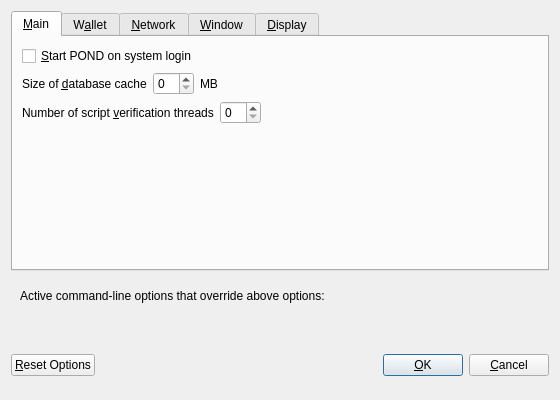
<?xml version="1.0" encoding="UTF-8"?>
<ui version="4.0">
 <class>OptionsDialog</class>
 <widget class="QDialog" name="OptionsDialog">
  <property name="geometry">
   <rect>
    <x>0</x>
    <y>0</y>
    <width>560</width>
    <height>400</height>
   </rect>
  </property>
  <property name="windowTitle">
   <string>Options</string>
  </property>
  <property name="modal">
   <bool>true</bool>
  </property>
  <layout class="QVBoxLayout" name="verticalLayout">
   <item>
    <widget class="QTabWidget" name="tabWidget">
     <property name="currentIndex">
      <number>0</number>
     </property>
     <widget class="QWidget" name="tabMain">
      <attribute name="title">
       <string>&amp;Main</string>
      </attribute>
      <layout class="QVBoxLayout" name="verticalLayout_Main">
       <item>
        <widget class="QCheckBox" name="bitcoinAtStartup">
         <property name="toolTip">
          <string>Automatically start POND after logging in to the system.</string>
         </property>
         <property name="text">
          <string>&amp;Start POND on system login</string>
         </property>
        </widget>
       </item>
       <item>
        <layout class="QHBoxLayout" name="horizontalLayout_2_Main">
         <item>
          <widget class="QLabel" name="databaseCacheLabel">
           <property name="text">
            <string>Size of &amp;database cache</string>
           </property>
           <property name="textFormat">
            <enum>Qt::PlainText</enum>
           </property>
           <property name="buddy">
            <cstring>databaseCache</cstring>
           </property>
          </widget>
         </item>
         <item>
          <widget class="QSpinBox" name="databaseCache"/>
         </item>
         <item>
          <widget class="QLabel" name="databaseCacheUnitLabel">
           <property name="text">
            <string>MB</string>
           </property>
           <property name="textFormat">
            <enum>Qt::PlainText</enum>
           </property>
          </widget>
         </item>
         <item>
          <spacer name="horizontalSpacer_2_Main">
           <property name="orientation">
            <enum>Qt::Horizontal</enum>
           </property>
           <property name="sizeHint" stdset="0">
            <size>
             <width>40</width>
             <height>20</height>
            </size>
           </property>
          </spacer>
         </item>
        </layout>
       </item>
       <item>
        <layout class="QHBoxLayout" name="horizontalLayout_3_Main">
         <item>
          <widget class="QLabel" name="threadsScriptVerifLabel">
           <property name="text">
            <string>Number of script &amp;verification threads</string>
           </property>
           <property name="textFormat">
            <enum>Qt::PlainText</enum>
           </property>
           <property name="buddy">
            <cstring>threadsScriptVerif</cstring>
           </property>
          </widget>
         </item>
         <item>
          <widget class="QSpinBox" name="threadsScriptVerif">
           <property name="toolTip">
            <string>(0 = auto, &lt;0 = leave that many cores free)</string>
           </property>
          </widget>
         </item>
         <item>
          <spacer name="horizontalSpacer_3_Main">
           <property name="orientation">
            <enum>Qt::Horizontal</enum>
           </property>
           <property name="sizeHint" stdset="0">
            <size>
             <width>40</width>
             <height>20</height>
            </size>
           </property>
          </spacer>
         </item>
        </layout>
       </item>
       <item>
        <spacer name="verticalSpacer_Main">
         <property name="orientation">
          <enum>Qt::Vertical</enum>
         </property>
         <property name="sizeHint" stdset="0">
          <size>
           <width>20</width>
           <height>40</height>
          </size>
         </property>
        </spacer>
       </item>
      </layout>
     </widget>
     <widget class="QWidget" name="tabWallet">
      <attribute name="title">
       <string>W&amp;allet</string>
      </attribute>
      <layout class="QVBoxLayout" name="verticalLayout_Wallet">
       <item>
        <widget class="QLabel" name="transactionFeeInfoLabel">
         <property name="text">
          <string>Optional transaction fee per kB that helps make sure your transactions are processed quickly. Most transactions are 1 kB.</string>
         </property>
         <property name="textFormat">
          <enum>Qt::PlainText</enum>
         </property>
         <property name="wordWrap">
          <bool>true</bool>
         </property>
        </widget>
       </item>
       <item>
        <layout class="QHBoxLayout" name="horizontalLayout_1_Wallet">
         <item>
          <widget class="QLabel" name="transactionFeeLabel">
           <property name="text">
            <string>Pay transaction &amp;fee</string>
           </property>
           <property name="textFormat">
            <enum>Qt::PlainText</enum>
           </property>
           <property name="buddy">
            <cstring>transactionFee</cstring>
           </property>
          </widget>
         </item>
         <item>
          <widget class="BitcoinAmountField" name="transactionFee"/>
         </item>
         <item>
          <spacer name="horizontalSpacer_1_Wallet">
           <property name="orientation">
            <enum>Qt::Horizontal</enum>
           </property>
           <property name="sizeHint" stdset="0">
            <size>
             <width>40</width>
             <height>20</height>
            </size>
           </property>
          </spacer>
         </item>
        </layout>
       </item>
       <item>
        <spacer name="verticalSpacer_Wallet">
         <property name="orientation">
          <enum>Qt::Vertical</enum>
         </property>
         <property name="sizeHint" stdset="0">
          <size>
           <width>20</width>
           <height>40</height>
          </size>
         </property>
        </spacer>
       </item>
       <item>
        <widget class="QGroupBox" name="groupBox">
         <property name="title">
          <string>Expert</string>
         </property>
         <layout class="QVBoxLayout" name="verticalLayout_2">
          <item>
           <widget class="QCheckBox" name="coinControlFeatures">
            <property name="toolTip">
             <string>Whether to show coin control features or not.</string>
            </property>
            <property name="text">
             <string>Enable coin &amp;control features</string>
            </property>
           </widget>
          </item>
          <item>
           <widget class="QCheckBox" name="spendZeroConfChange">
            <property name="toolTip">
             <string>If you disable the spending of unconfirmed change, the change from a transaction cannot be used until that transaction has at least one confirmation. This also affects how your balance is computed.</string>
            </property>
            <property name="text">
             <string>&amp;Spend unconfirmed change</string>
            </property>
           </widget>
          </item>
         </layout>
        </widget>
       </item>
      </layout>
     </widget>
     <widget class="QWidget" name="tabNetwork">
      <attribute name="title">
       <string>&amp;Network</string>
      </attribute>
      <layout class="QVBoxLayout" name="verticalLayout_Network">
       <item>
        <widget class="QCheckBox" name="mapPortUpnp">
         <property name="toolTip">
          <string>Automatically open the POND client port on the router. This only works when your router supports UPnP and it is enabled.</string>
         </property>
         <property name="text">
          <string>Map port using &amp;UPnP</string>
         </property>
        </widget>
       </item>
       <item>
        <widget class="QCheckBox" name="connectSocks">
         <property name="toolTip">
          <string>Connect to the POND network through a SOCKS proxy.</string>
         </property>
         <property name="text">
          <string>&amp;Connect through SOCKS proxy (default proxy):</string>
         </property>
        </widget>
       </item>
       <item>
        <layout class="QHBoxLayout" name="horizontalLayout_1_Network">
         <item>
          <widget class="QLabel" name="proxyIpLabel">
           <property name="text">
            <string>Proxy &amp;IP:</string>
           </property>
           <property name="textFormat">
            <enum>Qt::PlainText</enum>
           </property>
           <property name="buddy">
            <cstring>proxyIp</cstring>
           </property>
          </widget>
         </item>
         <item>
          <widget class="QValidatedLineEdit" name="proxyIp">
           <property name="minimumSize">
            <size>
             <width>140</width>
             <height>0</height>
            </size>
           </property>
           <property name="maximumSize">
            <size>
             <width>140</width>
             <height>16777215</height>
            </size>
           </property>
           <property name="toolTip">
            <string>IP address of the proxy (e.g. IPv4: 127.0.0.1 / IPv6: ::1)</string>
           </property>
          </widget>
         </item>
         <item>
          <widget class="QLabel" name="proxyPortLabel">
           <property name="text">
            <string>&amp;Port:</string>
           </property>
           <property name="textFormat">
            <enum>Qt::PlainText</enum>
           </property>
           <property name="buddy">
            <cstring>proxyPort</cstring>
           </property>
          </widget>
         </item>
         <item>
          <widget class="QLineEdit" name="proxyPort">
           <property name="minimumSize">
            <size>
             <width>55</width>
             <height>0</height>
            </size>
           </property>
           <property name="maximumSize">
            <size>
             <width>55</width>
             <height>16777215</height>
            </size>
           </property>
           <property name="toolTip">
            <string>Port of the proxy (e.g. 9050)</string>
           </property>
          </widget>
         </item>
         <item>
          <widget class="QLabel" name="socksVersionLabel">
           <property name="text">
            <string>SOCKS &amp;Version:</string>
           </property>
           <property name="textFormat">
            <enum>Qt::PlainText</enum>
           </property>
           <property name="buddy">
            <cstring>socksVersion</cstring>
           </property>
          </widget>
         </item>
         <item>
          <widget class="QValueComboBox" name="socksVersion">
           <property name="toolTip">
            <string>SOCKS version of the proxy (e.g. 5)</string>
           </property>
          </widget>
         </item>
         <item>
          <spacer name="horizontalSpacer_1_Network">
           <property name="orientation">
            <enum>Qt::Horizontal</enum>
           </property>
           <property name="sizeHint" stdset="0">
            <size>
             <width>40</width>
             <height>20</height>
            </size>
           </property>
          </spacer>
         </item>
        </layout>
       </item>
       <item>
        <spacer name="verticalSpacer_Network">
         <property name="orientation">
          <enum>Qt::Vertical</enum>
         </property>
         <property name="sizeHint" stdset="0">
          <size>
           <width>20</width>
           <height>40</height>
          </size>
         </property>
        </spacer>
       </item>
      </layout>
     </widget>
     <widget class="QWidget" name="tabWindow">
      <attribute name="title">
       <string>&amp;Window</string>
      </attribute>
      <layout class="QVBoxLayout" name="verticalLayout_Window">
       <item>
        <widget class="QCheckBox" name="minimizeToTray">
         <property name="toolTip">
          <string>Show only a tray icon after minimizing the window.</string>
         </property>
         <property name="text">
          <string>&amp;Minimize to the tray instead of the taskbar</string>
         </property>
        </widget>
       </item>
       <item>
        <widget class="QCheckBox" name="minimizeOnClose">
         <property name="toolTip">
          <string>Minimize instead of exit the application when the window is closed. When this option is enabled, the application will be closed only after selecting Quit in the menu.</string>
         </property>
         <property name="text">
          <string>M&amp;inimize on close</string>
         </property>
        </widget>
       </item>
       <item>
        <spacer name="verticalSpacer_Window">
         <property name="orientation">
          <enum>Qt::Vertical</enum>
         </property>
         <property name="sizeHint" stdset="0">
          <size>
           <width>20</width>
           <height>40</height>
          </size>
         </property>
        </spacer>
       </item>
      </layout>
     </widget>
     <widget class="QWidget" name="tabDisplay">
      <attribute name="title">
       <string>&amp;Display</string>
      </attribute>
      <layout class="QVBoxLayout" name="verticalLayout_Display">
       <item>
        <layout class="QHBoxLayout" name="horizontalLayout_1_Display">
         <item>
          <widget class="QLabel" name="langLabel">
           <property name="text">
            <string>User Interface &amp;language:</string>
           </property>
           <property name="textFormat">
            <enum>Qt::PlainText</enum>
           </property>
           <property name="buddy">
            <cstring>lang</cstring>
           </property>
          </widget>
         </item>
         <item>
          <widget class="QValueComboBox" name="lang">
           <property name="toolTip">
            <string>The user interface language can be set here. This setting will take effect after restarting POND.</string>
           </property>
          </widget>
         </item>
        </layout>
       </item>
       <item>
        <layout class="QHBoxLayout" name="horizontalLayout_2_Display">
         <item>
          <widget class="QLabel" name="unitLabel">
           <property name="text">
            <string>&amp;Unit to show amounts in:</string>
           </property>
           <property name="textFormat">
            <enum>Qt::PlainText</enum>
           </property>
           <property name="buddy">
            <cstring>unit</cstring>
           </property>
          </widget>
         </item>
         <item>
          <widget class="QValueComboBox" name="unit">
           <property name="toolTip">
            <string>Choose the default subdivision unit to show in the interface and when sending coins.</string>
           </property>
          </widget>
         </item>
        </layout>
       </item>
       <item>
        <widget class="QCheckBox" name="displayAddresses">
         <property name="toolTip">
          <string>Whether to show POND addresses in the transaction list or not.</string>
         </property>
         <property name="text">
          <string>&amp;Display addresses in transaction list</string>
         </property>
        </widget>
       </item>
       <item>
        <layout class="QHBoxLayout" name="horizontalLayout_3_Display">
         <item>
          <widget class="QLabel" name="thirdPartyTxUrlsLabel">
           <property name="toolTip">
            <string>Third party URLs (e.g. a block explorer) that appear in the transactions tab as context menu items. %s in the URL is replaced by transaction hash. Multiple URLs are separated by vertical bar |.</string>
           </property>
           <property name="text">
            <string>Third party transaction URLs</string>
           </property>
           <property name="buddy">
            <cstring>thirdPartyTxUrls</cstring>
           </property>
          </widget>
         </item>
         <item>
          <widget class="QLineEdit" name="thirdPartyTxUrls">
           <property name="toolTip">
            <string>Third party URLs (e.g. a block explorer) that appear in the transactions tab as context menu items. %s in the URL is replaced by transaction hash. Multiple URLs are separated by vertical bar |.</string>
           </property>
          </widget>
         </item>
        </layout>
       </item>
       <item>
        <spacer name="verticalSpacer_Display">
         <property name="orientation">
          <enum>Qt::Vertical</enum>
         </property>
         <property name="sizeHint" stdset="0">
          <size>
           <width>20</width>
           <height>40</height>
          </size>
         </property>
        </spacer>
       </item>
      </layout>
     </widget>
    </widget>
   </item>
   <item>
    <widget class="QFrame" name="frame">
     <layout class="QVBoxLayout" name="verticalLayout_Bottom">
      <item>
       <layout class="QHBoxLayout" name="horizontalLayout_Bottom">
        <item>
         <widget class="QLabel" name="overriddenByCommandLineInfoLabel">
          <property name="text">
           <string>Active command-line options that override above options:</string>
          </property>
          <property name="textFormat">
           <enum>Qt::PlainText</enum>
          </property>
         </widget>
        </item>
        <item>
         <spacer name="horizontalSpacer_Bottom">
          <property name="orientation">
           <enum>Qt::Horizontal</enum>
          </property>
          <property name="sizeHint" stdset="0">
           <size>
            <width>40</width>
            <height>20</height>
           </size>
          </property>
         </spacer>
        </item>
       </layout>
      </item>
      <item>
       <widget class="QLabel" name="overriddenByCommandLineLabel">
        <property name="text">
         <string/>
        </property>
        <property name="textFormat">
         <enum>Qt::PlainText</enum>
        </property>
        <property name="wordWrap">
         <bool>true</bool>
        </property>
       </widget>
      </item>
     </layout>
    </widget>
   </item>
   <item>
    <layout class="QHBoxLayout" name="horizontalLayout_Buttons">
     <item>
      <widget class="QPushButton" name="resetButton">
       <property name="toolTip">
        <string>Reset all client options to default.</string>
       </property>
       <property name="text">
        <string>&amp;Reset Options</string>
       </property>
       <property name="autoDefault">
        <bool>false</bool>
       </property>
      </widget>
     </item>
     <item>
      <spacer name="horizontalSpacer_1">
       <property name="orientation">
        <enum>Qt::Horizontal</enum>
       </property>
       <property name="sizeHint" stdset="0">
        <size>
         <width>40</width>
         <height>48</height>
        </size>
       </property>
      </spacer>
     </item>
     <item>
      <widget class="QLabel" name="statusLabel">
       <property name="minimumSize">
        <size>
         <width>200</width>
         <height>0</height>
        </size>
       </property>
       <property name="font">
        <font>
         <weight>75</weight>
         <bold>true</bold>
        </font>
       </property>
       <property name="text">
        <string/>
       </property>
       <property name="textFormat">
        <enum>Qt::PlainText</enum>
       </property>
       <property name="wordWrap">
        <bool>true</bool>
       </property>
      </widget>
     </item>
     <item>
      <spacer name="horizontalSpacer_2">
       <property name="orientation">
        <enum>Qt::Horizontal</enum>
       </property>
       <property name="sizeHint" stdset="0">
        <size>
         <width>40</width>
         <height>48</height>
        </size>
       </property>
      </spacer>
     </item>
     <item>
      <widget class="QPushButton" name="okButton">
       <property name="text">
        <string>&amp;OK</string>
       </property>
      </widget>
     </item>
     <item>
      <widget class="QPushButton" name="cancelButton">
       <property name="text">
        <string>&amp;Cancel</string>
       </property>
       <property name="autoDefault">
        <bool>false</bool>
       </property>
      </widget>
     </item>
    </layout>
   </item>
  </layout>
 </widget>
 <customwidgets>
  <customwidget>
   <class>BitcoinAmountField</class>
   <extends>QLineEdit</extends>
   <header>bitcoinamountfield.h</header>
   <container>1</container>
  </customwidget>
  <customwidget>
   <class>QValidatedLineEdit</class>
   <extends>QLineEdit</extends>
   <header>qvalidatedlineedit.h</header>
  </customwidget>
  <customwidget>
   <class>QValueComboBox</class>
   <extends>QComboBox</extends>
   <header>qvaluecombobox.h</header>
  </customwidget>
 </customwidgets>
 <resources/>
 <connections/>
</ui>
